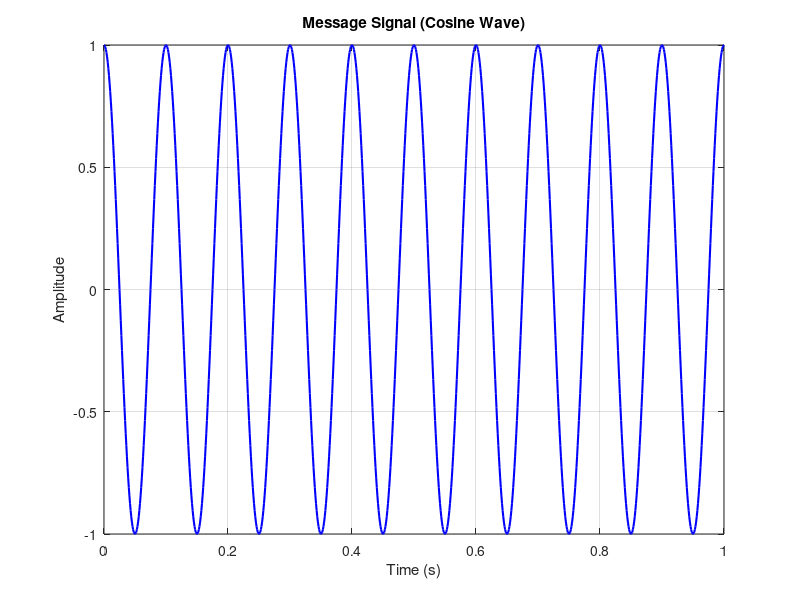
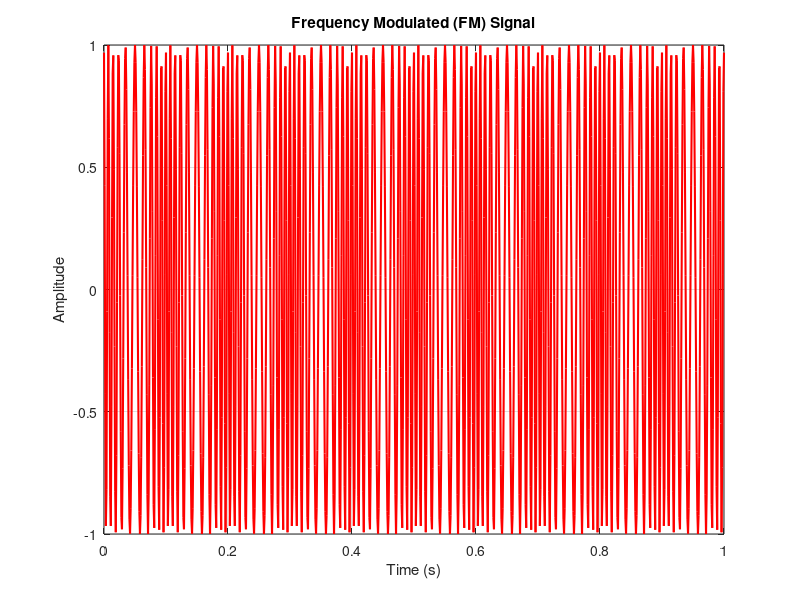
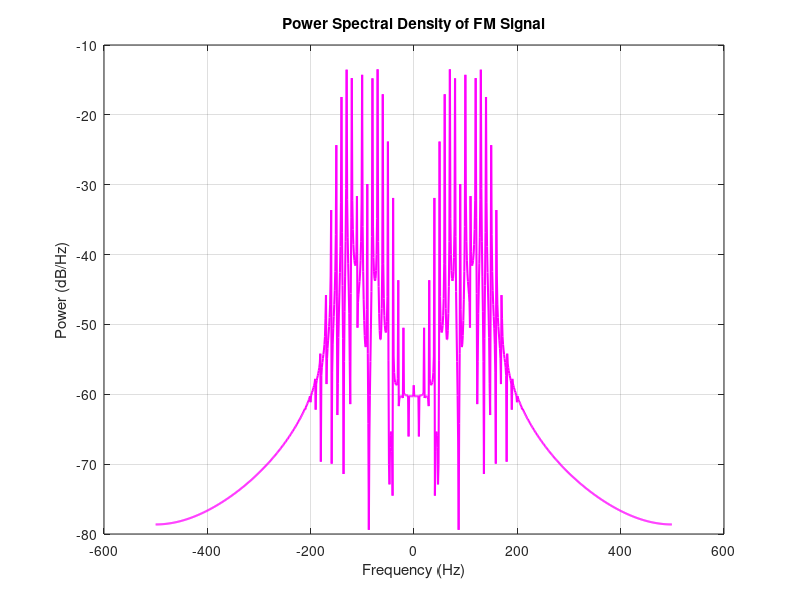

Recreate these plots in MATLAB, in order.
clc;
clear;
close all;

% Parameters
fs = 1000;        % Sampling frequency (Hz)
T = 1;            % Signal duration (seconds)
t = 0:1/fs:T;     % Time vector
N = length(t);    % Number of samples

fm = 10;          % Message signal frequency (Hz)
fc = 100;         % Carrier frequency (Hz)
kf = 40;          % Frequency sensitivity
Am = 1;           % Amplitude of message signal

% Message signal (cosine wave)
m = Am * cos(2 * pi * fm * t);

% Integrate the message signal for FM phase term
phi = 2 * pi * kf * cumsum(m) / fs;  % Numerical integration

% Frequency Modulated (FM) signal
f_m = cos(2 * pi * fc * t + phi);

% FFT of FM signal
f_ft = fft(f_m, N);
f = (-N/2:N/2-1) * (fs/N);           % Frequency axis
f_ft_shift = fftshift(f_ft);        % Shift zero frequency to center
fft_v = abs(f_ft_shift);            % Magnitude spectrum

% Spectral Power Density (in linear scale)
spd = abs(f_ft_shift).^2 / (N * fs);

% Convert to Decibel (dB) scale
spd_dB = 10 * log10(spd);

% Plot Message Signal
figure;
plot(t, m, 'b', 'LineWidth', 1.5);
xlabel('Time (s)');
ylabel('Amplitude');
title('Message Signal (Cosine Wave)');
grid on;

% Plot FM Signal
figure;
plot(t, f_m, 'r', 'LineWidth', 1.5);
xlabel('Time (s)');
ylabel('Amplitude');
title('Frequency Modulated (FM) Signal');
grid on;

% Plot Power Spectral Density
figure;
plot(f, spd_dB, 'm', 'LineWidth', 1.5);
xlabel('Frequency (Hz)');
ylabel('Power (dB/Hz)');
title('Power Spectral Density of FM Signal');
grid on;
